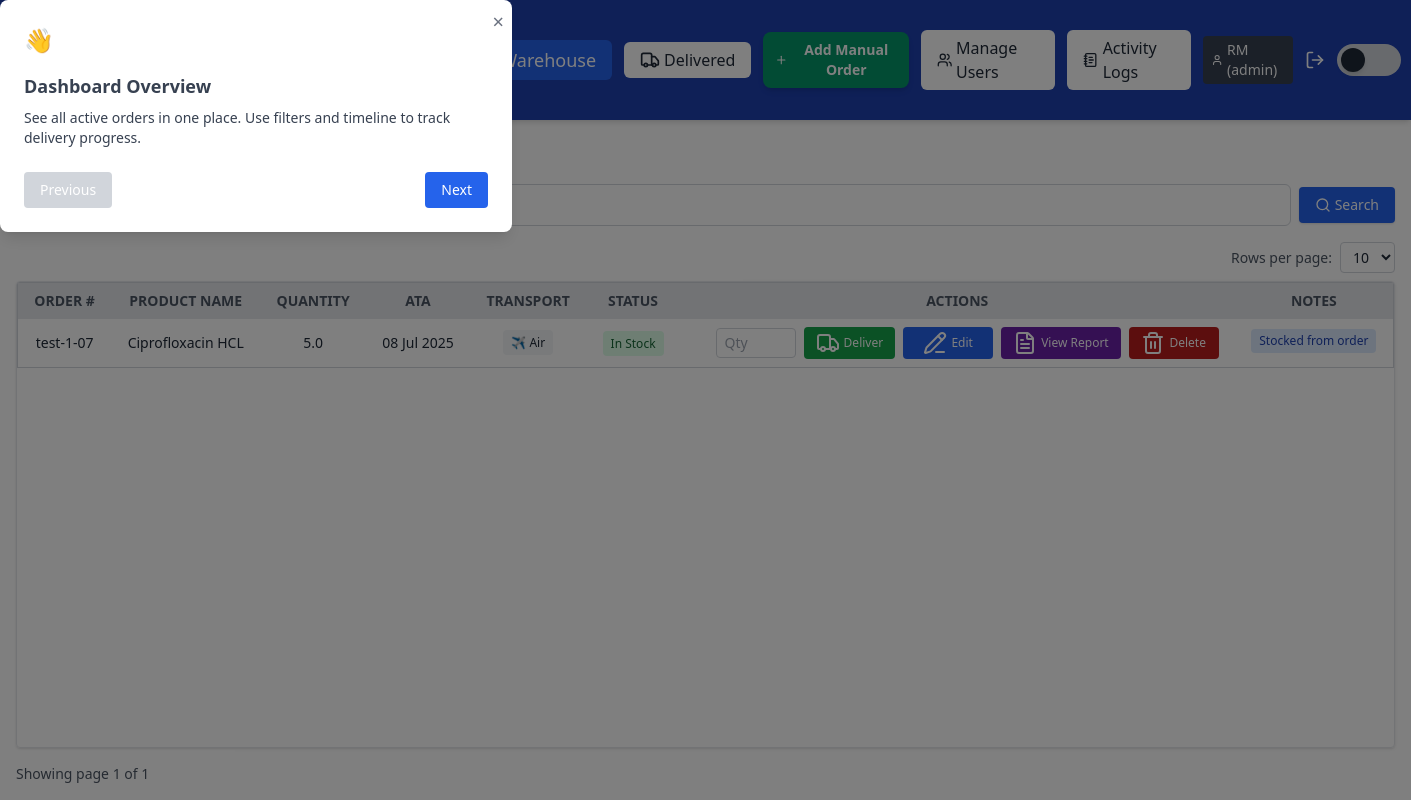
Page /warehouse (signed in) on the earlier database version.
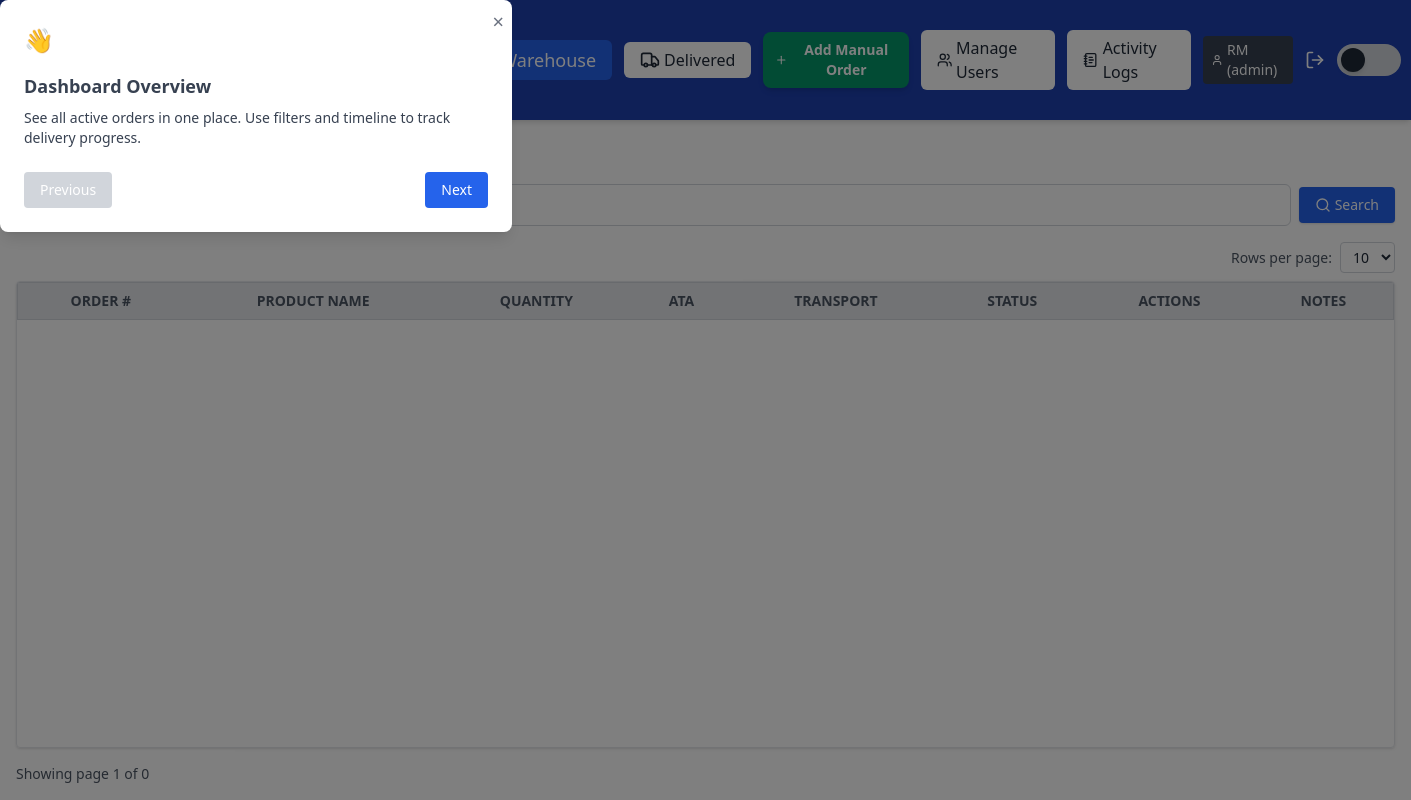
Same page on the later database version.
### app/models.py (models this page shows)
class WarehouseStock(db.Model):
    __tablename__ = 'warehouse_stock'  # ✅ Ensure FK consistency
    id = db.Column(db.Integer, primary_key=True)
    user_id = db.Column(db.Integer, db.ForeignKey('user.id'), nullable=False)
    order_number = db.Column(db.String(50), nullable=False)
    product_name = db.Column(db.String(100), nullable=False)
    quantity = db.Column(db.String(50), nullable=False)
    ata = db.Column(db.String(10), nullable=True)
    transit_status = db.Column(db.String(20), default='In Stock', nullable=False)
    notes = db.Column(db.String(120))
    transport = db.Column(db.String(20))
    is_manual = db.Column(db.Boolean, default=False)
    pod_filename = db.Column(db.String(120))
    warehouse_address = db.Column(db.String(255))
    client = db.Column(db.String(255))
    pos_no = db.Column(db.String(50))
    customer_ref = db.Column(db.String(50))
    is_archived = db.Column(db.Boolean, default=False)

### app/routes/warehouse_routes.py (the view, shortened to what this page needs)
@warehouse_bp.route('/warehouse')
@login_required
def warehouse():
    page = request.args.get('page', 1, type=int)
    per_page = request.args.get('per_page', 10, type=int)
    search = request.args.get('search', '')
    if can_view_all(current_user.role):
        query = WarehouseStock.query.filter_by(is_archived=False)
    else:
        query = WarehouseStock.query.filter_by(is_archived=False, user_id=current_user.id)
    pagination = query.order_by(WarehouseStock.ata.desc()).paginate(page=page, per_page=per_page)
    warehouse_items = pagination.items
    reported_ids = [entry.related_order_id for entry in StockReportEntry.query.all() if entry.related_order_id]
    return render_template(
        'warehouse.html',
        warehouse_items=warehouse_items,
        pagination=pagination,
        per_page=per_page,
        reported_ids=reported_ids
    )

### app/roles.py (called while the page is built)
def can_view_all(role):
    return ROLE_PERMISSIONS.get(role, {}).get('can_view_all', False)

### app/routes/__init__.py (called while the page is built)
def inject_globals():
    return dict(current_user=current_user, current_path=request.path)

### app/templates/warehouse.html (shortened to what the changed rows need)
<!DOCTYPE html>
<html lang="en">
<head>
    <script src="https://cdn.tailwindcss.com"></script>
</head>
<body class="flex flex-col h-screen bg-white text-gray-800 dark:bg-gray-900 dark:text-gray-100">
    {% include '_navbar.html' %}
    <main class="flex flex-col h-full overflow-hidden p-4">
        <h2 class="text-2xl font-bold mb-4">📦 Warehouse Stock</h2>
            {% set clear_args = request.args.to_dict() %}
            {% if 'search' in clear_args %}{% set _ = clear_args.pop('search') %}{% endif %}
            {% if 'page' in clear_args %}{% set _ = clear_args.pop('page') %}{% endif %}
        <div class="orders-table-container flex-grow overflow-auto border rounded shadow w-full">
            <table id="warehouse-table"
                class="w-full table-auto bg-white dark:bg-gray-900 border border-gray-300 dark:border-gray-700 text-sm">
                <thead class="sticky top-0 z-10 bg-gray-200 dark:bg-gray-800">
                    <tr
                        class="bg-gray-200 dark:bg-gray-700 text-center text-xs sm:text-sm text-gray-600 dark:text-gray-300 uppercase">
                        <th class="px-4 py-2 cursor-pointer" data-sort="order_number">Order # </th>
                        <th class="px-4 py-2 cursor-pointer" data-sort="product_name">Product Name </th>
                        <th class="px-4 py-2 cursor-pointer" data-sort="quantity">Quantity </th>
                        <th class="px-4 py-2 cursor-pointer" data-sort="ata">ATA
                        </th>
                        <th class="px-4 py-2 cursor-pointer" data-sort="transport">Transport </th>
                        <th class="px-4 py-2">Status</th>
                        <th class="px-4 py-2">Actions</th>
                        <th class="px-4 py-2">Notes</th>
                    </tr>
                </thead>
                <tbody>
                    {% for item in warehouse_items %}
                    <tr
                        class="text-center even:bg-gray-100 dark:even:bg-gray-800 hover:bg-blue-50 dark:hover:bg-gray-700">
                        <td class="px-4 py-2">{{ item.order_number }}</td>
                        <td class="px-4 py-2">{{ item.product_name }}</td>
                        <td class="px-4 py-2">{{ item.quantity }}</td>
                        <td class="px-4 py-2">{{ item.ata | format_date if item.ata else '—' }}</td>
                        <td class="px-4 py-2 text-xs">
                            {% if item.transport == 'air' %}
                            <span class="bg-gray-100 text-gray-800 px-2 py-1 rounded">✈️ Air</span>
                            {% elif item.transport == 'sea' %}
                            <span class="bg-gray-100 text-gray-800 px-2 py-1 rounded">🚢 Sea</span>
                            {% elif item.transport == 'truck' %}
                            <span class="bg-gray-100 text-gray-800 px-2 py-1 rounded">🚚 Truck</span>
                            {% else %}
                            —
                            {% endif %}
                        </td>
                        <td class="px-4 py-2"><span class="bg-green-100 text-green-800 text-xs px-2 py-1 rounded">In
                                Stock</span>
                        </td>
                        <td class="px-4 py-2">
                            <div class="flex justify-end">
                                <div class="flex items-center gap-2 min-w-[500px] ml-4">
                                    <form method="POST"
                                        action="{{ url_for('warehouse.deliver_partial', item_id=item.id) }}"
                                        class="flex items-center gap-2">
                                        <input type="number" name="quantity" min="1" max="{{ item.quantity }}"
                                            placeholder="Qty"
                                            class="w-20 px-2 py-1 rounded text-sm bg-white text-black dark:bg-gray-800 dark:text-white border border-gray-300 dark:border-gray-600 focus:outline-none focus:ring-2 focus:ring-blue-500"
                                            required>
                                        <button type="submit"
                                            class="bg-green-600 hover:bg-green-700 text-white px-3 py-1 text-xs rounded min-w-[90px] flex items-center gap-1 justify-center">
                                            <i data-lucide="truck"></i> Deliver
                                        </button>
                                    </form>
                                    <a href="{{ url_for('warehouse.edit_warehouse', item_id=item.id) }}"
                                        class="bg-blue-600 hover:bg-blue-700 text-white px-3 py-1 text-xs rounded min-w-[90px] flex items-center gap-1 justify-center">
                                        <i data-lucide="pencil-line"></i> Edit
                                    </a>
                                    {% if item.id in reported_ids %}
                                    <button data-item-id="{{ item.id }}"
                                        class="open-stockreport-modal bg-purple-800 hover:bg-purple-900 text-white px-3 py-1 text-xs rounded flex items-center gap-1 justify-center">
                                        <i data-lucide="file-text"></i> View Report
                                    </button>
                                    {% else %}
                                    <a href="{{ url_for('warehouse.stockreport_entry_form', item_id=item.id) }}"
                                        class="bg-purple-600 hover:bg-purple-700 text-white px-3 py-1 text-xs rounded flex items-center gap-1 justify-center">
                                        <i data-lucide="file-plus"></i> Stockreport
                                    </a>
                                    {% endif %}
                                    <form method="POST"
                                        action="{{ url_for('warehouse.delete_warehouse', item_id=item.id) }}"
                                        onsubmit="return confirm('Delete this warehouse item?')" class="inline">
                                        <button type="submit"
                                            class="bg-red-700 hover:bg-red-800 text-white px-3 py-1 text-xs rounded min-w-[90px] flex items-center gap-1 justify-center">
                                            <i data-lucide="trash-2"></i> Delete
                                        </button>
                                    </form>
                                </div>
                            </div>
                        </td>
                        <td class="px-4 py-2">
                            {% if item.notes %}
                            <span title="{{ item.notes }}"
                                class="bg-blue-100 text-blue-800 text-xs px-2 py-1 rounded whitespace-nowrap max-w-[150px] overflow-hidden text-ellipsis inline-block">
                                {{ item.notes[:30] }}{% if item.notes|length > 30 %}...{% endif %}
                            </span>
                            {% else %}
                            —
                            {% endif %}
                        </td>
                    </tr>
                    {% endfor %}
                </tbody>
            </table>
        </div>
        {% set args = request.args.to_dict() if request.args else {} %}
        {% set filtered_args = args.copy() %}
        {% if 'page' in filtered_args %}{% set _ = filtered_args.pop('page') %}{% endif %}
        {% if 'per_page' in filtered_args %}{% set _ = filtered_args.pop('per_page') %}{% endif %}
        <div class="mt-4 flex justify-between items-center">
            <div class="text-sm text-gray-600 dark:text-gray-300">
                Showing page {{ pagination.page }} of {{ pagination.pages }}
            </div>
        </div>
    </main>
</body>
</html>

Differences in the rows shown:
removed WarehouseStock: order_number "test-1-07", product_name "Ciprofloxacin HCL", quantity "5.0", ata "08 Jul 2025", transport "✈️ Air", notes "Stocked from order"
Other differences:
{{ pagination.pages }}: "1" → "0"
